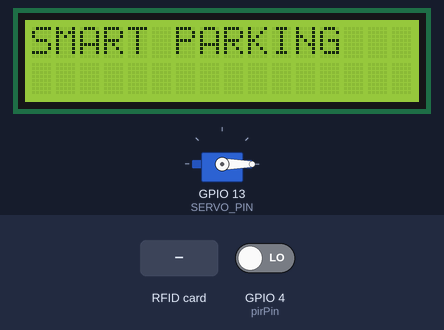
Simulated run of this sketch. Board: ESP32. Shown: servo, 16×2 character LCD. Wiring (inferred from the names in the program): 4 × IR receiver: data GPIO 25 / data GPIO 26 / data GPIO 27 / data GPIO 33. The test bench sets the inputs (shaded band); at power-on: GPIO 4 (pirPin) LOW. WiFi joins after 1.5 s; servers stay silent unless stated; what the sketch prints to the serial monitor is not drawn.

Above: at 3.1 s.
3.2 s: RFID card C3 F0 CA 0F held to the reader
At 4.9 s:
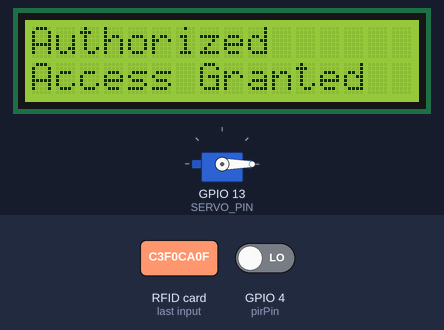
At 6.9 s:
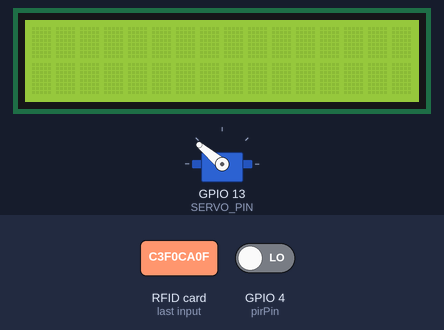
Timing chart, 0 to 17.6 s (numbered marks = the images above; inputs shaded):
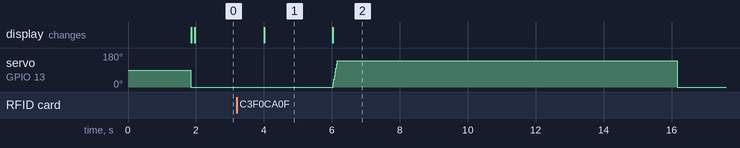

Measured:
- after the input at 3.2 s, servo on GPIO 13 (SERVO_PIN): 0° → 140° after 2.8 s, → 0° 10.1 s later; the display: changes after 0.82 s (image 1)
- what the display in image 1 shows lasts 2.0 s, from 4.0 s to 6.0 s

The sketch:

smart_parking_system_using_esp32_final_code_with_i2c.ino
```cpp
#include <Wire.h>
#include <LiquidCrystal_I2C.h>
#include <BlynkSimpleEsp32.h>
#include <ESP32Servo.h>
#include <MFRC522.h>

#define SERVO_PIN 13
#define RFID_SS_PIN 5
#define RFID_RST_PIN 14

#define pirPin 4
#define irPin1 33
#define irPin2 25
#define irPin3 26
#define irPin4 27

#define LCD_I2C_ADDR 0x27

LiquidCrystal_I2C lcd(LCD_I2C_ADDR, 16, 2);

int pirState = LOW;
int val = 0;
unsigned long lastMotionTime = 0;

char auth[] = "z3iSRT-CgLZQmCe1LNifZKG9Kq-sDYrE";
char ssid[] = "Salil OnePlus";
char pass[] = "12345678";

Servo myServo;

MFRC522 rfid(RFID_SS_PIN, RFID_RST_PIN);

byte authorizedCardUID[] = {0xC3, 0xF0, 0xCA, 0x0F};

void setup() {
  Serial.begin(115200);
  Blynk.begin(auth, ssid, pass);
  myServo.attach(SERVO_PIN);
  pinMode(pirPin, INPUT);
  pinMode(irPin1, INPUT);
  pinMode(irPin2, INPUT);
  pinMode(irPin3, INPUT);
  pinMode(irPin4, INPUT);
  SPI.begin();
  rfid.PCD_Init();

  myServo.write(0);
  delay(1);

  lcd.begin();
  lcd.clear();
  lcd.backlight();
  lcd.print("SMART PARKING");
}

bool isAuthorized() {
  if (rfid.PICC_IsNewCardPresent() && rfid.PICC_ReadCardSerial()) {
    if (memcmp(rfid.uid.uidByte, authorizedCardUID, rfid.uid.size) == 0) {
      Serial.println("Authorized access");
      lcd.clear();
      lcd.backlight();
      lcd.print("Authorized");
      lcd.setCursor(0, 1);
      lcd.backlight();
      lcd.print("Access Granted");
      delay(2000);
      lcd.clear();
      return true;
    } else {
      Serial.println("Unauthorized access");
      lcd.clear();
      lcd.backlight();
      lcd.print("Unauthorized");
      lcd.setCursor(0, 1);
      lcd.backlight();
      lcd.print("Access Denied");
      delay(2000);
      lcd.clear();
      return false;
    }
  }
  return false;
}

BLYNK_WRITE(V0) {
  int angle = param.asInt();
  myServo.write(angle);
}

void loop() {
  if (isAuthorized()) {
    for (int angle = 0; angle <= 140; angle++) {
      myServo.write(angle);
      delay(1500 / 900);
    }

    delay(10000);

    myServo.write(0);

    Serial.println("Servo movement complete");

    delay(10);
  }

  // Uncomment this section if you want to use the PIR sensor

  val = digitalRead(pirPin);

  if (val == HIGH) {
    if (pirState == LOW) {
      Serial.println("Motion detected!");
      myServo.write(140);
      delay(10000);
      myServo.write(0);
      pirState = HIGH;
      lastMotionTime = millis();
    }
  } else {
    if (pirState == HIGH) {
      unsigned long elapsedTime = millis() - lastMotionTime;
      if (elapsedTime >= 1000) {
        Serial.println("Motion ended. Returning to initial position.");
        myServo.write(0);
        pirState = LOW;
      }
    }
  }


  Blynk.run();

  int irValue1 = digitalRead(irPin1);
  int irValue2 = digitalRead(irPin2);
  int irValue3 = digitalRead(irPin3);
  int irValue4 = digitalRead(irPin4);

  Blynk.virtualWrite(V1, irValue1);
  Blynk.virtualWrite(V2, irValue2);
  Blynk.virtualWrite(V3, irValue3);
  Blynk.virtualWrite(V4, irValue4);

  /*/ Print data in the serial monitor
  Serial.print("IR Sensor 1: ");
  Serial.print(irValue1);
  Serial.print(" | IR Sensor 2: ");
  Serial.print(irValue2);
  Serial.print(" | IR Sensor 3: ");
  Serial.print(irValue3);
  Serial.print(" | IR Sensor 4: ");
  Serial.println(irValue4);
*/
  delay(1000);
}
```
